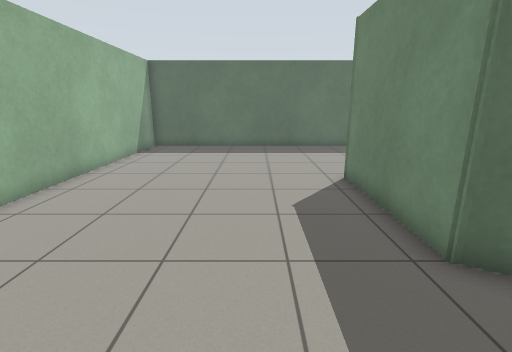
view 1 (above)

12 first-person views from a walk through a Gazebo world. The camera is 1.2 m above the floor, tilts 14° down and sees 85° across. The floor is counted in squares, 0.5 m on a side. Each view is taken from the middle of a square. On the plan, view 1 faces up. The plan holds only what a view shows up to about 18 squares ahead; the rest is blank.

view 2
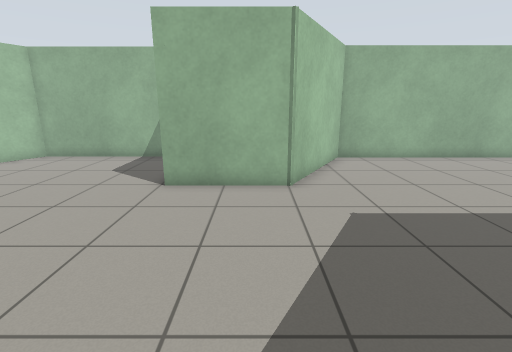

view 3
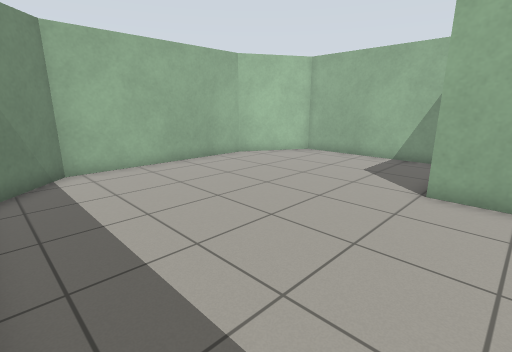

view 4
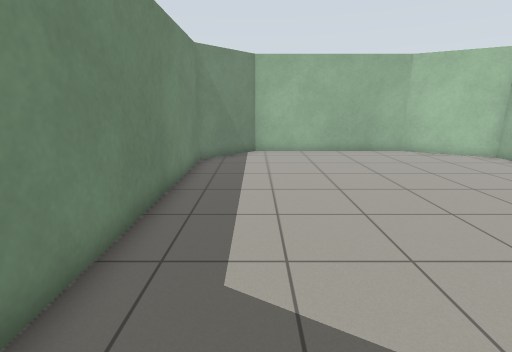

view 5
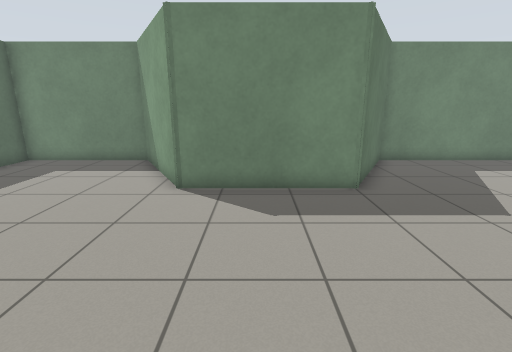

view 6
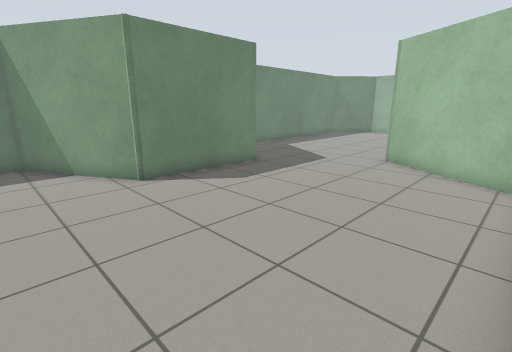

view 7
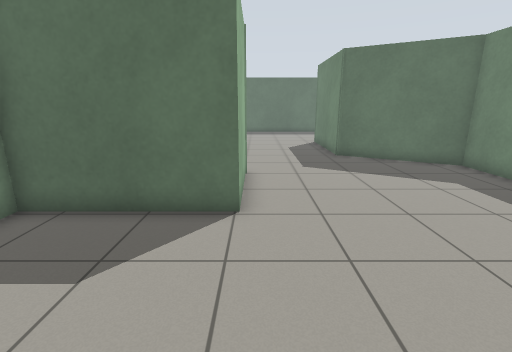

view 8
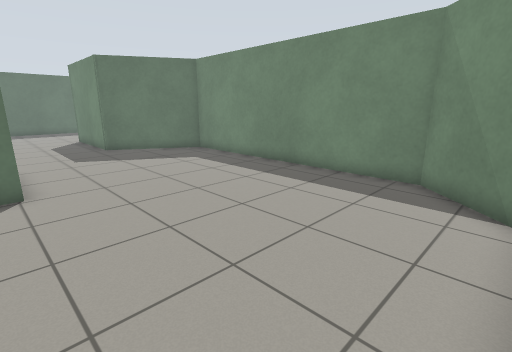

view 9
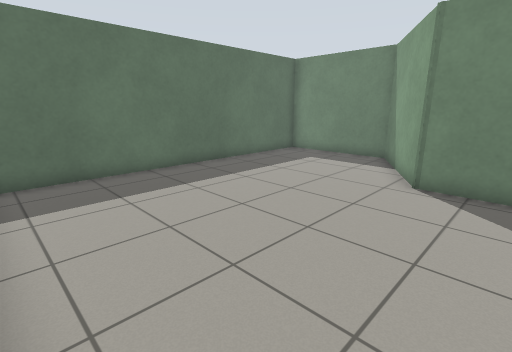

view 10
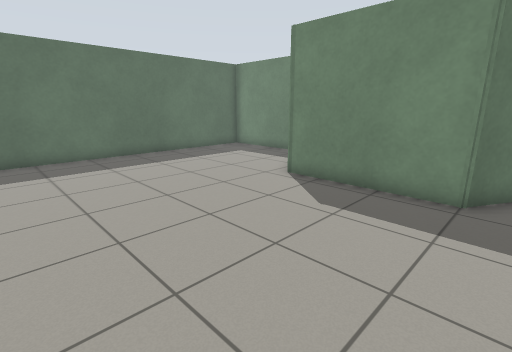

view 11
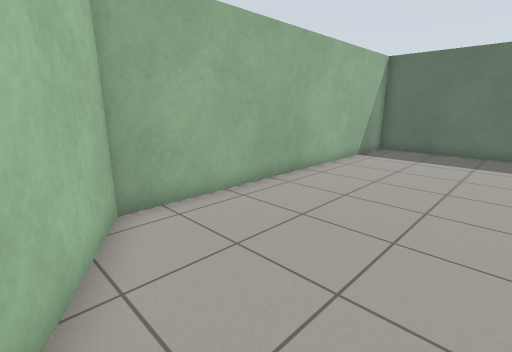

view 12
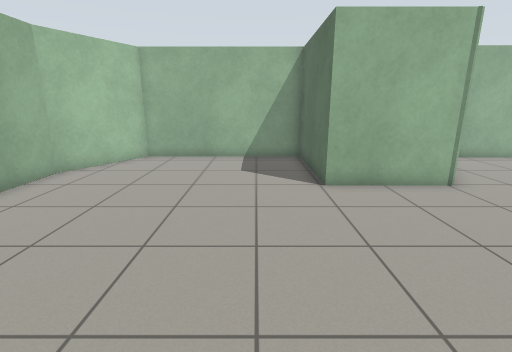

### Floor plan
Ten units are one square. View 1 is at (0, 0); x grows to the right and y downward. Boxes are objects, and circles mark ways between rooms. Rooms are numbered by the first view taken in them; rooms with no view inside come last. Other rooms are left out.
<svg viewBox="-71 -179 152 317">
<path fill="none" stroke="#000" d="M-14 -1 -14 38 -66 38 -66 113 -31 133 50 133 76 107 76 -14 31 -40M31 -40 31 -93 76 -119 76 -174 -63 -174 -63 -29 -14 -1"/>
<circle cx="8" cy="-20" r="3" fill="#2a7"/>
<text x="10" y="60">1</text>
<text x="-10" y="-100">2</text>
</svg>
Room 1 opens to room 2.

Where each view was taken, in squares from view 1:
view 1: 0 up, 0 right, facing up
view 2: 1 down, 7 right, facing left
view 3: 2 down, 7 right, facing down-left
view 4: 2 up, 5 right, facing down
view 5: 7 up, 5 left, facing right
view 6: 13 up, 6 left, facing down-right
view 7: 10 down, 1 left, facing up
view 8: 13 down, 2 left, facing up-right
view 9: 7 up, 6 left, facing up-right
view 10: 3 up, 5 left, facing up-right
view 11: 1 up, 0 right, facing up-left
view 12: 6 down, 7 right, facing left
